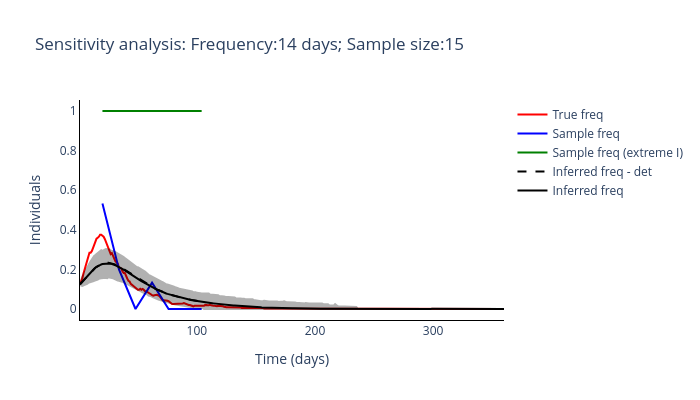
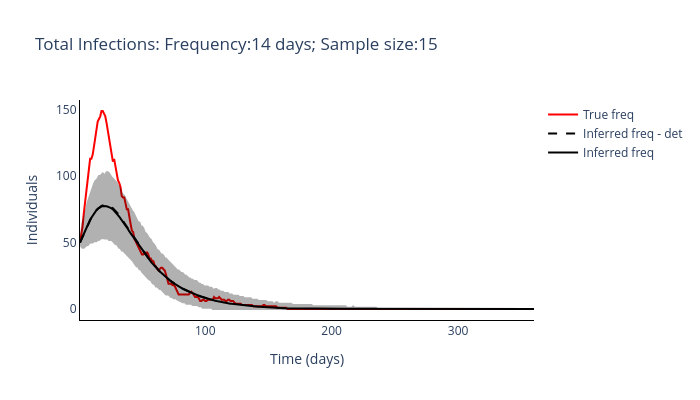

Source (notebook cell) for these figures, in order:
### Markdown cell above
#### Run optimisation-based inference method for multiple sampling protcols

### Code cell
routine_run(freq_samplying_range[0], sample_size_range[0])

### Figure 1 — Plotly figure (JSON) as saved in the notebook; plotly's stock layout.template omitted (floating-point values rounded to 4 significant figures; data arrays with more than 128 entries replaced by an {"elided": "..."} marker saying what was removed)
{"data": [{"line": {"color": "red"}, "mode": "lines", "name": "True freq", "type": "scatter", "x": {"elided": "360 int values"}, "y": {"elided": "360 float values"}}, {"line": {"color": "blue"}, "mode": "lines", "name": "Sample freq", "type": "scatter", "x": [20, 34, 48, 62, 76, 90, 104], "y": [0.5333, 0.2, 0, 0.1333, 0, 0, 0]}, {"line": {"color": "green"}, "mode": "lines", "name": "Sample freq (extreme I)", "type": "scatter", "x": [20, 34, 48, 62, 76, 90, 104], "y": [1, 1, 1, 1, 1, 1, 1]}, {"line": {"color": "black", "dash": "dash"}, "mode": "lines", "name": "Inferred freq - det", "type": "scatter", "x": {"elided": "360 int values"}, "y": [0.125, 0.1318, 0.1387, 0.1456, 0.1526, 0.1595, 0.1663, 0.1731, 0.1797, 0.186, 0.1921, 0.1979, 0.2034, 0.2084, 0.2131, 0.2173, 0.221, 0.2242, 0.227, 0.2292, 0.231, 0.2322, 0.233, 0.2333, 0.2332, 0.2326, 0.2318, 0.2305, 0.2288, 0.2267, 0.2243, 0.2217, 0.2188, 0.2157, 0.2124, 0.209, 0.2054, 0.2018, 0.1981, 0.1943, 0.1905, 0.1866, 0.1827, 0.1788, 0.1748, 0.1708, 0.1667, 0.1625, 0.1584, 0.1543, 0.1502, 0.1463, 0.1423, 0.1385, 0.1347, 0.131, 0.1274, 0.1238, 0.1203, 0.117, 0.1137, 0.1105, 0.1073, 0.1043, 0.1014, 0.0986, 0.09588, 0.09324, 0.09068, 0.0882, 0.08579, 0.08346, 0.0812, 0.07901, 0.07689, 0.07484, 0.07286, 0.07095, 0.06909, 0.0673, 0.06556, 0.06388, 0.06225, 0.06067, 0.05913, 0.05763, 0.05617, 0.05475, 0.05336, 0.05202, 0.05072, 0.04947, 0.04825, 0.04708, 0.04595, 0.04485, 0.0438, 0.04277, 0.04177, 0.04079, 0.03983, 0.03888, 0.03793, 0.03696]}, {"line": {"color": "black"}, "mode": "lines", "name": "Inferred freq", "type": "scatter", "x": {"elided": "360 int values"}, "y": {"elided": "360 float values"}}, {"fill": "toself", "fillcolor": "black", "line": {"color": "black"}, "mode": "lines", "name": "Inferred freq", "opacity": 0.3, "showlegend": false, "type": "scatter", "x": {"elided": "720 int values"}, "y": {"elided": "720 float values"}}], "layout": {"height": 400, "plot_bgcolor": "white", "title": {"text": "Sensitivity analysis: Frequency:14 days; Sample size:15"}, "width": 700, "xaxis": {"linecolor": "black", "title": {"text": "Time (days)"}}, "yaxis": {"linecolor": "black", "title": {"text": "Individuals"}}}}

### Figure 2 — Plotly figure (JSON) as saved in the notebook; plotly's stock layout.template omitted (floating-point values rounded to 4 significant figures; data arrays with more than 128 entries replaced by an {"elided": "..."} marker saying what was removed)
{"data": [{"line": {"color": "red"}, "mode": "lines", "name": "True freq", "type": "scatter", "x": {"elided": "360 int values"}, "y": {"elided": "360 int values"}}, {"line": {"color": "black", "dash": "dash"}, "mode": "lines", "name": "Inferred freq - det", "type": "scatter", "x": {"elided": "360 int values"}, "y": [50, 52.22, 54.42, 56.61, 58.75, 60.85, 62.89, 64.84, 66.71, 68.46, 70.1, 71.61, 72.98, 74.21, 75.28, 76.19, 76.94, 77.53, 77.95, 78.21, 78.31, 78.25, 78.04, 77.68, 77.18, 76.55, 75.8, 74.93, 73.93, 72.85, 71.67, 70.43, 69.13, 67.79, 66.41, 65.01, 63.59, 62.15, 60.71, 59.27, 57.83, 56.39, 54.95, 53.52, 52.08, 50.64, 49.19, 47.73, 46.28, 44.87, 43.48, 42.12, 40.79, 39.49, 38.23, 37.0, 35.8, 34.63, 33.51, 32.41, 31.35, 30.32, 29.32, 28.36, 27.43, 26.52, 25.65, 24.8, 23.98, 23.18, 22.41, 21.67, 20.95, 20.26, 19.59, 18.94, 18.31, 17.71, 17.12, 16.56, 16.01, 15.49, 14.97, 14.48, 14.0, 13.53, 13.08, 12.64, 12.21, 11.79, 11.39, 11.0, 10.62, 10.26, 9.907, 9.572, 9.249, 8.939, 8.639, 8.348, 8.066, 7.791, 7.519, 7.251]}, {"line": {"color": "black"}, "mode": "lines", "name": "Inferred freq", "type": "scatter", "x": {"elided": "360 int values"}, "y": {"elided": "360 float values"}}, {"fill": "toself", "fillcolor": "black", "line": {"color": "black"}, "mode": "lines", "name": "Inferred freq", "opacity": 0.3, "showlegend": false, "type": "scatter", "x": {"elided": "720 int values"}, "y": {"elided": "720 float values"}}], "layout": {"height": 400, "plot_bgcolor": "white", "title": {"text": "Total Infections: Frequency:14 days; Sample size:15"}, "width": 700, "xaxis": {"linecolor": "black", "title": {"text": "Time (days)"}}, "yaxis": {"linecolor": "black", "title": {"text": "Individuals"}}}}
